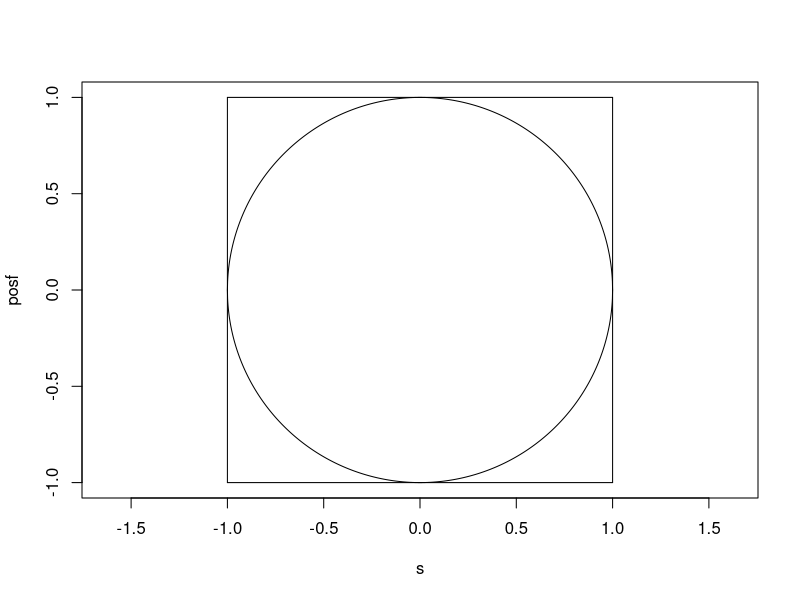
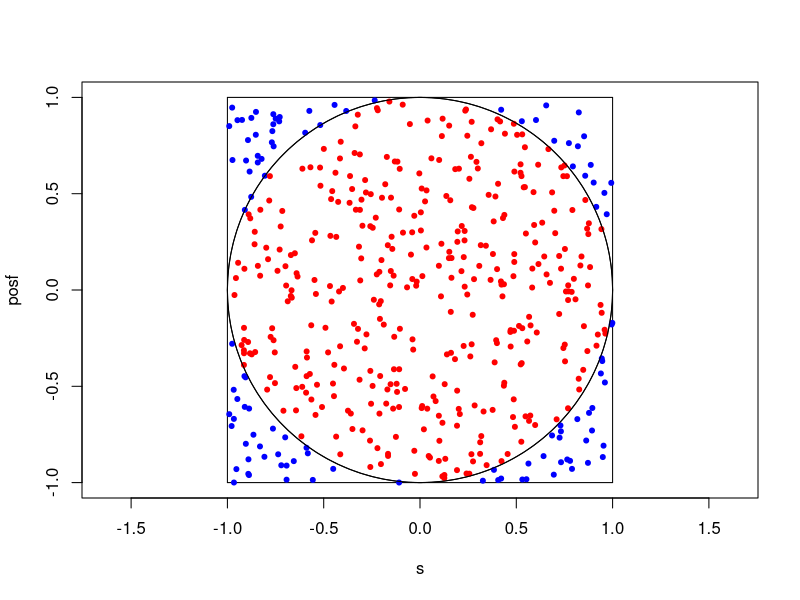
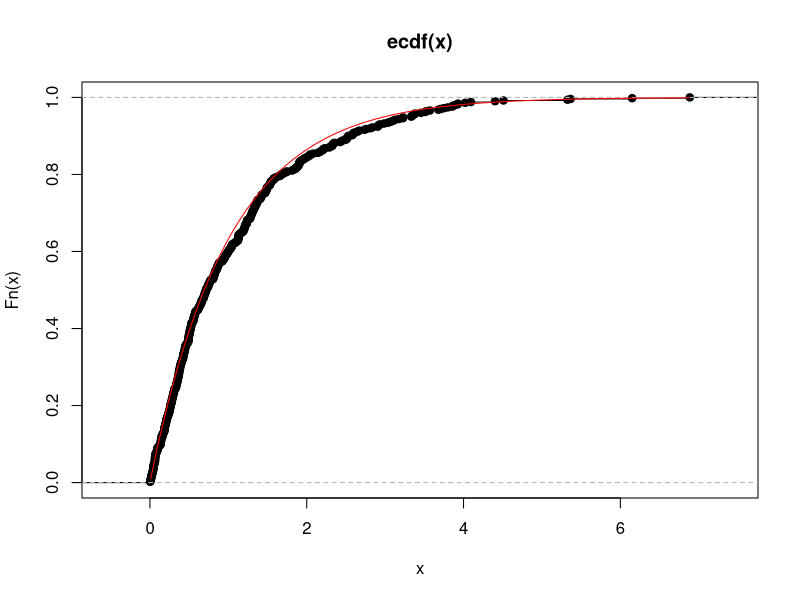
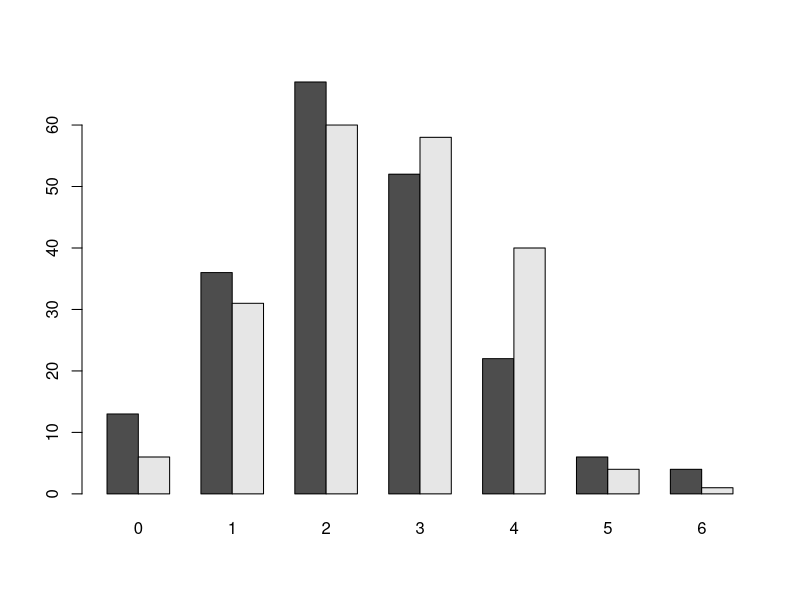
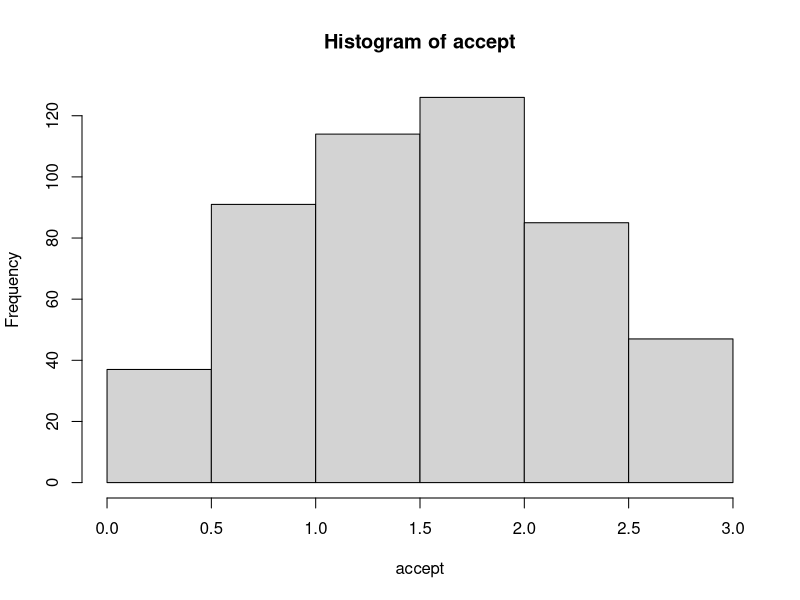
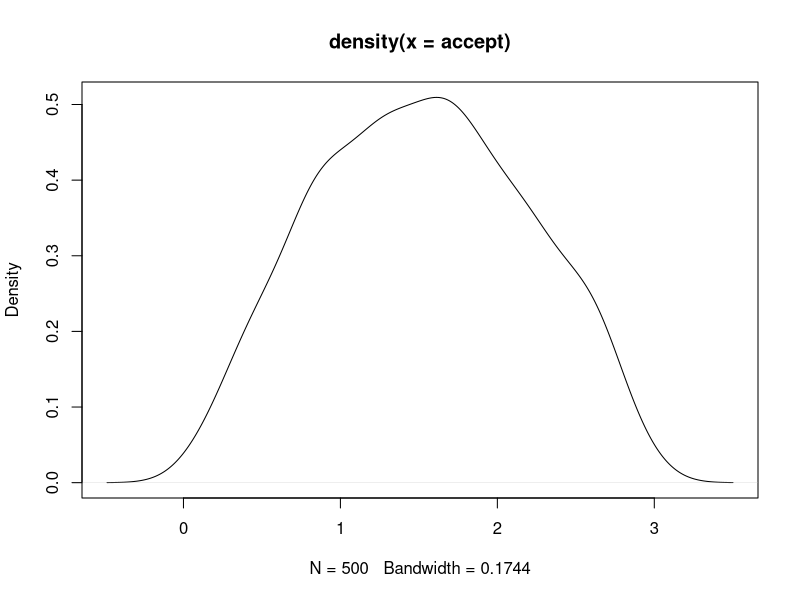
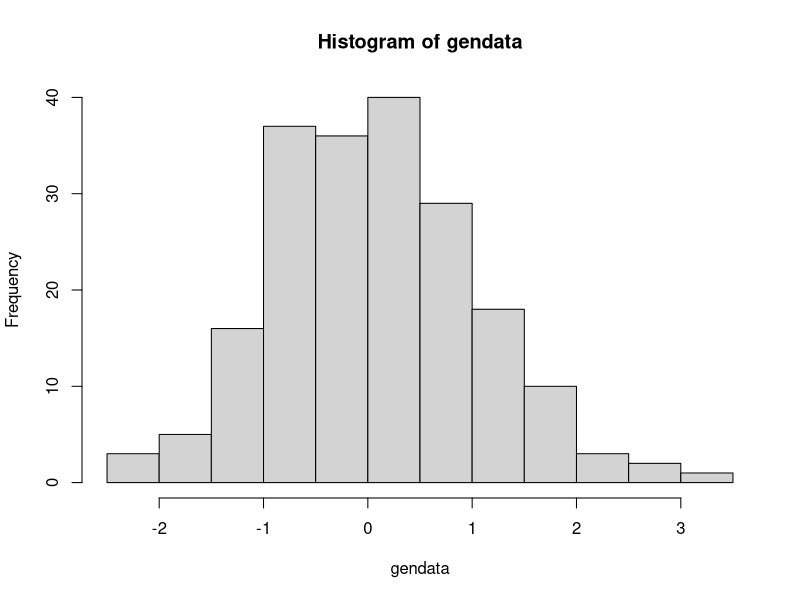
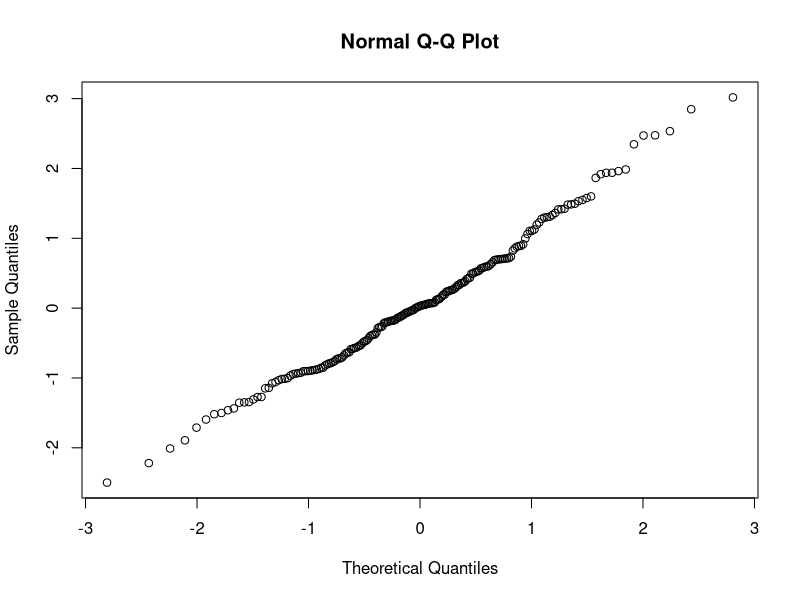

Write R code to recreate these figures, in order.
## ---- chunk 1
knitr::opts_chunk$set(echo = TRUE)
## ---- chunk 2
s <- seq(-1,1, by = 0.001)
posf <- sqrt(1-s^2)
plot(s, posf, type = "l", asp = 1, ylim = c(-1,1))
lines(s, -1*posf)
segments(-1,-1,-1,1)
segments(-1,-1,1,-1)
segments(1,1,-1,1)
segments(1,1,1,-1)
## ---- chunk 3
library("plotrix")
x <- runif(500, -1, 1)
y <- runif(500, -1, 1)

within = 0
s <- seq(-1,1, by = 0.001)
posf <- sqrt(1-s^2)
plot(s, posf, type = "l", asp = 1, ylim = c(-1,1))
lines(s, -1*posf)
segments(-1,-1,-1,1)
segments(-1,-1,1,-1)
segments(1,1,-1,1)
segments(1,1,1,-1)

for (i in 1:500) {
  if (x[i]^2 + y[i]^2 <= 1) {
    points(x[i], y[i], col="red", pch=20, asp = 1, xlim = c(-2, 2), ylim=c(-1,1))
    within <- within + 1 }
  
  if (x[i]^2 + y[i]^2 > 1)
    points(x[i], y[i], col="blue", pch=20, asp = 1, xlim = c(-2, 2),  ylim=c(-1,1))
}
draw.circle(0,0,1, lty=1,lwd=1)
est_pi <- within/500 * 4
est_pi
## ---- chunk 4
myx <- c()
my_rexp <- function(n, rate){
 myx <- (-1/rate)*log(runif(n))
 return(myx)
  }

x <- rexp(500, rate = 1)

plot(ecdf(x))
vals <- seq(0.01, max(x), by = 0.01)
lines(vals, pexp(vals, rate = 1), col = "red")
ks.test(x, pexp)
## ---- chunk 5
library(dplyr)
my_rbinom <- function(n, size, prob){
  p <- c()
  cumprob <- c()
  for (i in 0:size) {
    p[i] <- choose(size, i)*(prob^i)*((1-prob)^(size-i)) }
  
 cumprob <- cumsum(p)
 num <- runif(n)
 result <- c()
 for (k in 1:n) {
   if (cumprob[1] >= num[k]) {result[k] = 1} else if (
       cumprob[2] >= num[k]) {result[k] = 2} else if (
           cumprob[3] >= num[k]) {result[k] = 3} else if (
               cumprob[4] >= num[k]) {result[k] = 4} else if (
                   cumprob[5] >= num[k]) {result[k] = 5} else if (
                       cumprob[6] >= num[k]) {result[k] = 6} else {
                         result[k] = 0}
 }
 return(result)
}
myresult <- my_rbinom(200, 6, 0.4)

emp <- data.frame(c(0:6), c(sum(unlist(myresult)==0),sum(unlist(myresult)==1), sum(unlist(myresult)==2), sum(unlist(myresult)==3),sum(unlist(myresult)==4), sum(unlist(myresult)==5), sum(unlist(myresult)==6)))

bar_table <- as.vector(table(rbinom(200, 6, 0.4)))
bar_table <- rbind(as.vector(emp[,2]),bar_table)
barplot(bar_table, beside=T, names.arg = c(0:6))

theo = dbinom(0:6, 6, 0.4)
emp[6,2] <- emp[6,2] + emp[7,2]
emp <- emp[1:6,]
theo1 = c(theo[1:5], theo[6]+theo[7])
chisq.test(emp[,2], p = theo1)
## ---- chunk 6
f <- function(x){0.5* sin(x)}

accept <- c()
total_iter <- 0
while(length(accept) < 500) {
  x <- runif(1, 0, pi)
  num <- runif(1)
   if (num <= f(x)) {
     accept[length(accept)+1] <- x
   }
  total_iter = total_iter+1
}


acceptrate <- length(accept)/total_iter
acceptrate

hist(accept)
plot(density(accept))
## ---- chunk 7
fx <- function(x){2*(1/(sqrt(2*pi)))*exp(-(x^2)/2)}
gx <- function(x){exp(-x)}

# max x (fx/gx) = max x ((x^2)/2 -x) => x=1
#M = f(M)/g(M) = 2*1/sqrt(2*pi)* exp^ -(1/2 - 1) = 1.31548924696
m = 1.31548924696

func <- function(n){
  iter <- 1
  accept <- c()
  while(length(accept) < 200){
    num <- runif(1)
    my_x <- -log(runif(1))
    if (num <= fx(my_x)/(m*gx(my_x))) {
      s <- runif(1)
      if( s <= 0.5) {
         accept[length(accept)+1] <- -my_x
    }else{
      accept[length(accept)+1] <- my_x
    }
    }
  }
  return(accept)
}
  
gendata <- func(200)

hist(gendata)
qqnorm(gendata)
